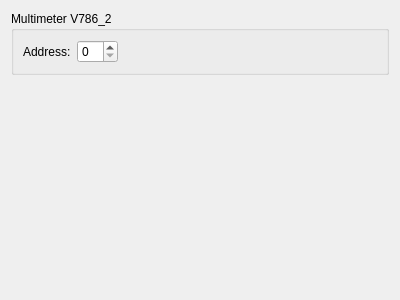
<?xml version="1.0" encoding="UTF-8"?>
<ui version="4.0">
 <class>Worker_fake_v786</class>
 <widget class="QWidget" name="Worker_fake_v786">
  <property name="geometry">
   <rect>
    <x>0</x>
    <y>0</y>
    <width>400</width>
    <height>300</height>
   </rect>
  </property>
  <property name="windowTitle">
   <string>Form</string>
  </property>
  <layout class="QVBoxLayout" name="verticalLayout">
   <item>
    <widget class="QGroupBox" name="groupBox">
     <property name="sizePolicy">
      <sizepolicy hsizetype="Preferred" vsizetype="Fixed">
       <horstretch>0</horstretch>
       <verstretch>0</verstretch>
      </sizepolicy>
     </property>
     <property name="title">
      <string>Multimeter V786_2</string>
     </property>
     <layout class="QHBoxLayout" name="horizontalLayout_2">
      <item>
       <widget class="QLabel" name="label">
        <property name="text">
         <string>Address:</string>
        </property>
       </widget>
      </item>
      <item>
       <widget class="QSpinBox" name="sb_address"/>
      </item>
      <item>
       <spacer name="horizontalSpacer_2">
        <property name="orientation">
         <enum>Qt::Horizontal</enum>
        </property>
        <property name="sizeHint" stdset="0">
         <size>
          <width>40</width>
          <height>20</height>
         </size>
        </property>
       </spacer>
      </item>
     </layout>
    </widget>
   </item>
   <item>
    <widget class="LogBox" name="log_widget" native="true"/>
   </item>
  </layout>
 </widget>
 <customwidgets>
  <customwidget>
   <class>LogBox</class>
   <extends>QWidget</extends>
   <header>logbox.hpp</header>
   <container>1</container>
  </customwidget>
 </customwidgets>
 <resources/>
 <connections/>
</ui>
